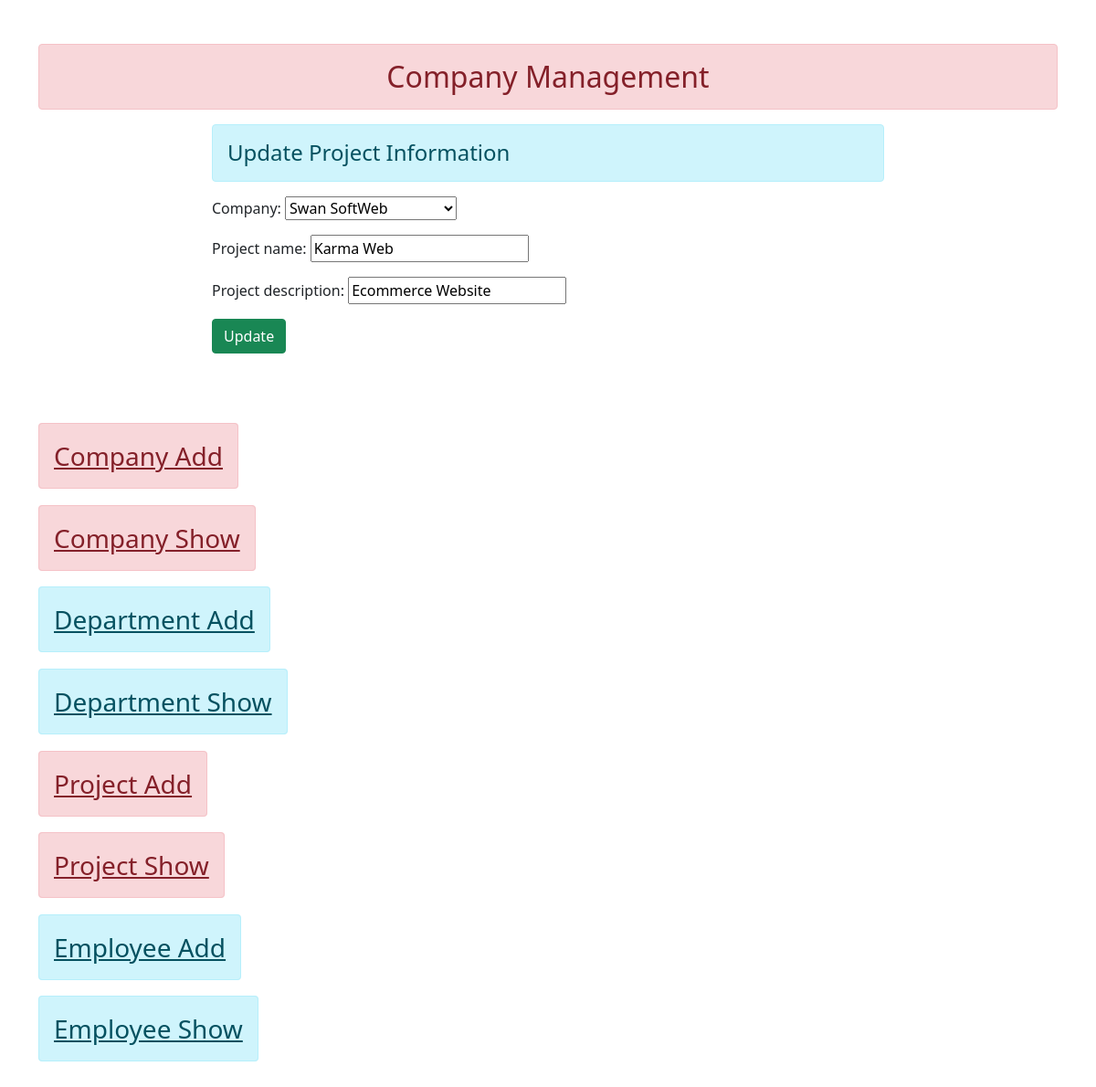
/project/15/update/, run on the app's committed database.
### company/models.py (models this page shows)
class CompanyModel(models.Model):
    company = models.CharField(max_length=100)
    email = models.EmailField(max_length=100)
    address = models.CharField(max_length=100)
    def __str__(self):
        return self.company

### project/models.py (models this page shows, shortened)
class ProjectModel(models.Model):
    company = models.ForeignKey(CompanyModel, on_delete=models.CASCADE, null=True, blank=True)
    project_name = models.CharField(max_length=100)
    project_description = models.CharField(max_length=500)

### project/views.py (the view)
# urls.py: path('<pk>/update/', views.UpdateProjectView.as_view(), name='updateproject'),
class UpdateProjectView(UpdateView):
    model = ProjectModel
    form_class = ProjectRegistration
    template_name = 'project/updateproject.html'
    success_url = reverse_lazy('project:projectlist')

### project/forms.py
class ProjectRegistration(forms.ModelForm):
    class Meta:
        model = ProjectModel
        fields = "__all__"

### templates/project/updateproject.html
{% extends 'base.html' %} {% block content %}
<div class="row">
    <div class="col-sm-8 offset-2">
        <h4 class="alert alert-info">Update Project Information</h4>
        <form action="" method="POST">
            {% csrf_token %} {{form.as_p}}
            <input type="submit" class="btn btn-success" value="Update">
        </form>
    </div>
</div>
{% endblock content %}

### data on the page
CompanyModel: company "Swan SoftWeb"
ProjectModel: project_name "Karma Web", project_description "Ecommerce Website"
